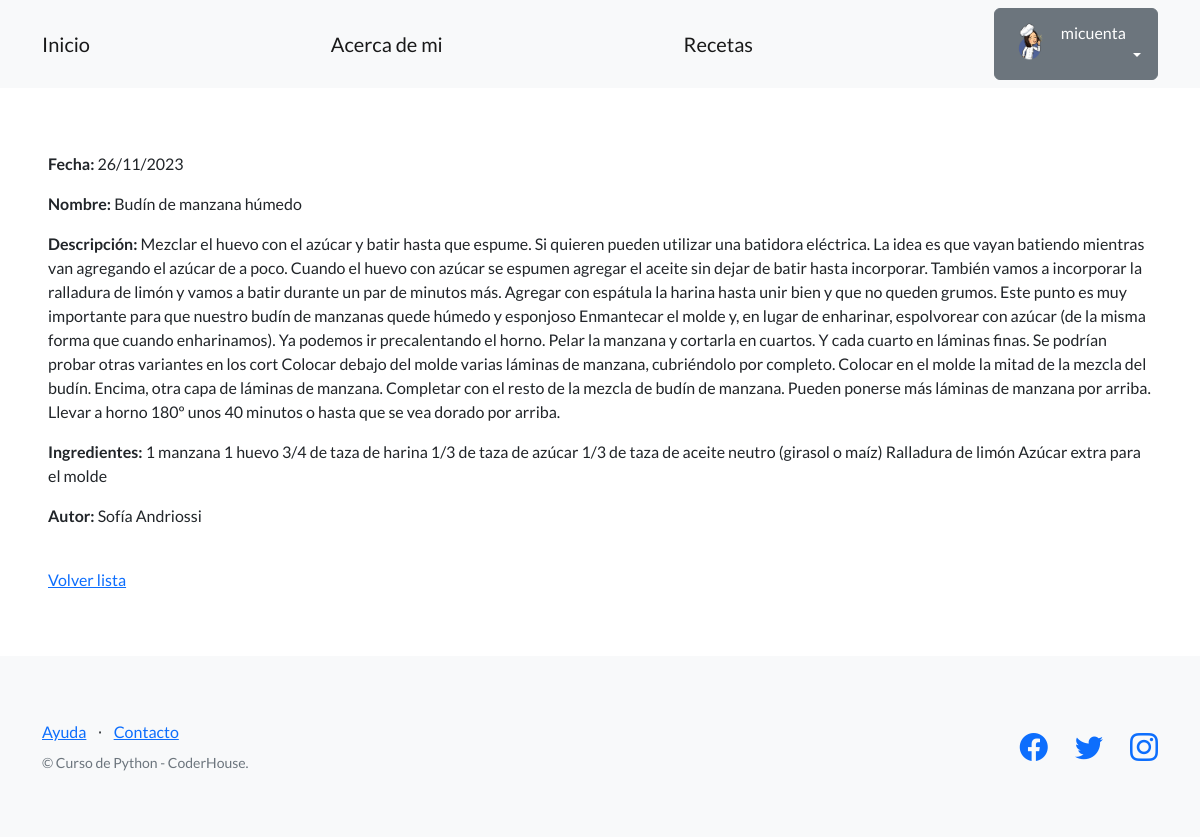
The page /nutricheff/recetas/2/ (signed in) on the database its author committed.
### perfiles/models.py (models this page shows, shortened)
class Avatar(models.Model):
   user = models.OneToOneField(User, on_delete=models.CASCADE, null=True)
   imagen = models.ImageField(upload_to='avatares', null=True, blank=True)

### control_recetas/models.py (models this page shows, shortened)
class Recetas(models.Model):
    nombre=models.CharField(max_length=25)
    descripcion= models.CharField(max_length=1500)
    ingredientes = models.CharField(max_length=1000)
    autor = models.CharField(max_length=25)
    creador = models.ForeignKey(User, on_delete=models.SET_NULL, null=True)
    fecha= models.CharField(max_length=25, default="fecha desconocida")

### control_recetas/views.py (the view)
# urls.py: path("recetas/<int:pk>/", RecetaDetailView.as_view(), name="ver_receta"),
class RecetaDetailView(DetailView):
    model = Recetas
    success_url = reverse_lazy('lista_recetas')

### control_recetas/templates/control_recetas/recetas_detail.html
{% extends "base.html" %}
{% block contenido %}
<p>
    <strong>Fecha:</strong> {{object.fecha}}
</p>
<p>
 <strong>Nombre:</strong> {{object.nombre}}
</p>
<p>
 <strong>Descripción:</strong> {{object.descripcion}}
</p>
<p>
 <strong>Ingredientes:</strong> {{object.ingredientes}}
</p>
<p>
 <strong>Autor:</strong> {{object.autor}}
</p>
<br>
<a href="{% url 'lista_recetas' %}">Volver lista</a>
{% endblock contenido %}

### templates_base/base.html (shortened to what this page needs)
{% load static %}
<!DOCTYPE html>
<html lang="en">
    <head>
        <link href="https://cdn.jsdelivr.net/npm/bootstrap-icons@1.5.0/font/bootstrap-icons.css" rel="stylesheet" type="text/css" />
        <link href="{% static 'css/styles.css' %}" rel="stylesheet" />
    </head>
    <body>
        <nav class="navbar navbar-light bg-light static-top">
            <div class="container">
                <a class="navbar-brand" href="{% url 'inicio' %}">Inicio</a>
                <a class="navbar-brand" href="{% url 'acerca_de_mi' %}">Acerca de mi</a>
                <a class="navbar-brand" href="{% url 'lista_recetas' %}">Recetas</a>
                {% if user.is_authenticated %}
                <div class="dropdown">
                    <button class="btn btn-secondary dropdown-toggle" type="button" id="dropdownMenuButton1" data-bs-toggle="dropdown" aria-expanded="false">
                        <div style="display: inline-flex;">
                            <img src="{{user.avatar.imagen.url}}" style="max-width:40px;margin-right: 10px;">
                            <span>{{ user.username }}</span>
                        </div>
                    </button>
                </div>
                {% else %}
                <a class="btn btn-primary" href="{% url 'login' %}">Inicio sesión</a>
                <a class="btn btn-success" href="{% url 'registro' %}">Registro</a>
                {% endif %}
            </div>
        </nav>
        <section style="padding:4rem 3rem;">
            {% block contenido %}{% endblock contenido %}
        </section>
        <footer class="footer bg-light">
            <div class="container">
                <div class="row">
                    <div class="col-lg-6 h-100 text-center text-lg-start my-auto">
                        <ul class="list-inline mb-2">
                            <li class="list-inline-item"><a href="#!">Ayuda</a></li>
                            <li class="list-inline-item">⋅</li>
                            <li class="list-inline-item"><a href="#!">Contacto</a></li>
                        </ul>
                        <p class="text-muted small mb-4 mb-lg-0">&copy; Curso de Python - CoderHouse.</p>
                    </div>
                    <div class="col-lg-6 h-100 text-center text-lg-end my-auto">
                        <ul class="list-inline mb-0">
                            <li class="list-inline-item me-4">
                                <a href="#!"><i class="bi-facebook fs-3"></i></a>
                            </li>
                            <li class="list-inline-item me-4">
                                <a href="https://twitter.com/coderhouse"><i class="bi-twitter fs-3"></i></a>
                            </li>
                            <li class="list-inline-item">
                                <a href="https://www.instagram.com/coderhouse"><i class="bi-instagram fs-3"></i></a>
                            </li>
                        </ul>
                    </div>
                </div>
            </div>
        </footer>
    </body>
</html>

### rows shown on the page
Recetas: fecha "26/11/2023", nombre "Budín de manzana húmedo", descripcion "Mezclar el huevo con el azúcar y batir hasta que espume. Si quieren pueden utilizar una batidora eléctrica. La idea es que vayan batiendo mientras van agregando el azúcar de a poco. Cuando el huevo con azúcar se espumen agregar el aceite sin dejar de batir hasta incorporar. También vamos a incorporar la ralladura de limón y vamos a batir durante un par de minutos más. Agregar con espátula la harina hasta unir bien y que no queden grumos. Este punto es muy importante para que nuestro budín de manzanas quede húmedo y esponjoso Enmantecar el molde y, en lugar de enharinar, espolvorear con azúcar (de la misma forma que cuando enharinamos). Ya podemos ir precalentando el horno. Pelar la manzana…", ingredientes "1 manzana 1 huevo 3/4 de taza de harina 1/3 de taza de azúcar 1/3 de taza de aceite neutro (girasol o maíz) Ralladura de limón Azúcar extra para el molde", autor "Sofía Andriossi"

### other values the page prints
{{ user.username }} "micuenta"
